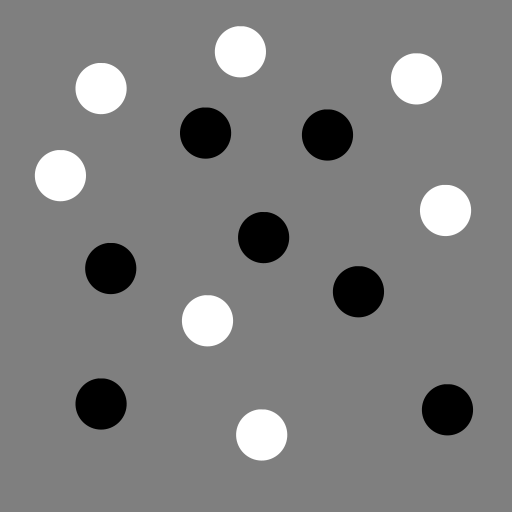
#> input picture Mikkel/week2/week_2_data/test_blob_uniform.png, 512 x 512 px
$ jupyter execute 'Week 2 Exercises.ipynb'
#> lines starting #> are read from the running program, lines starting #| are printed output that depends on the picture
[cell 1]
import math
import cv2
import math
from matplotlib import pyplot as plt
import numpy as np
from scipy import ndimage

def g_kernel(t=3, s=5):
    filt = np.arange(np.ceil(-s*np.sqrt(t)),np.ceil(s*np.sqrt(t))+1)
    g = np.exp(-( (filt)**2 / ( 2.0 * t ) ) )/np.sqrt(t*2*np.pi)
    dg_2 = np.exp(-( (filt)**2 / ( 2.0 * t ) ) )/(np.sqrt(t*2*np.pi)*t)*(filt**2/t**2-1/t)
    return g, dg_2
im = cv2.imread("week_2_data/test_blob_uniform.png", cv2.IMREAD_GRAYSCALE)
#> im is the input picture: shape (512, 512); min 0, max 255, mean 127.1
im = im.astype(float)

[cell 2]
plt.imshow(im, cmap="gray")
plt.show()
g, dg_2 = g_kernel(t=25**2/2)
g, dg_2_2 = g_kernel(t=25**2/2)
# [8 lines of commented-out code are left out]

[cell 3]
Lxx = ndimage.filters.convolve1d(im, dg_2.transpose(), axis=1)
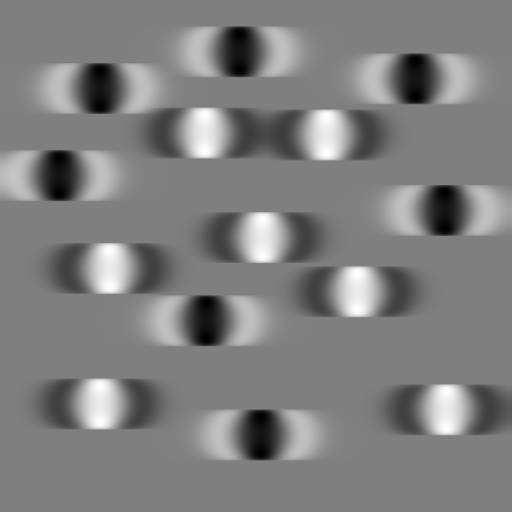
#> Lxx: shape (512, 512) float64; min -0.000634, max 0.000629, mean -5.93e-08; drawn with min black and max white
Lxx = ndimage.filters.convolve1d(Lxx, g, axis=0)
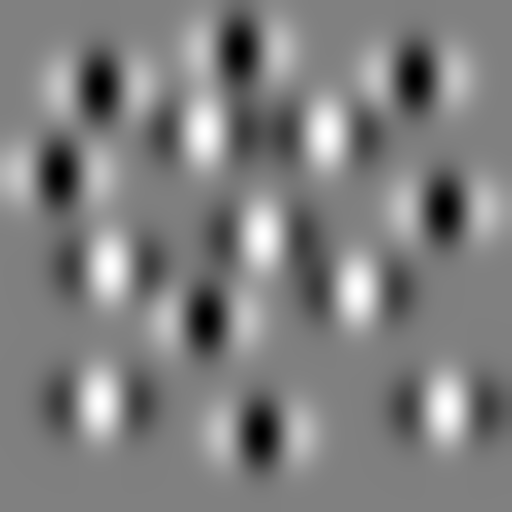
#> Lxx: shape (512, 512) float64; min -0.000482, max 0.000478, mean -5.93e-08; drawn with min black and max white
print(dg_2)
Lyy = ndimage.filters.convolve1d(im, dg_2, axis=0)
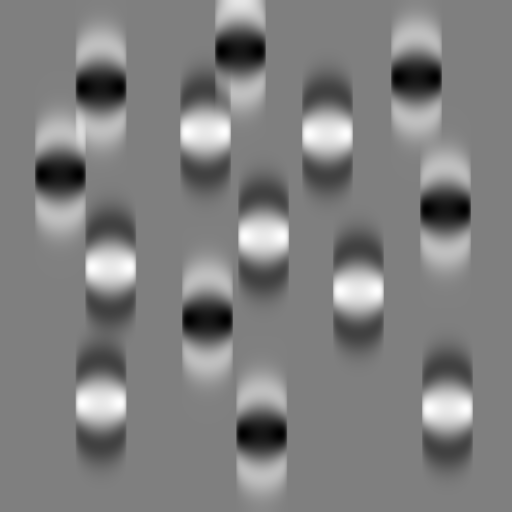
#> Lyy: shape (512, 512) float64; min -0.000638, max 0.000633, mean -9.1e-08; drawn with min black and max white
Lyy = ndimage.filters.convolve1d(Lyy, g.transpose(), axis=1)
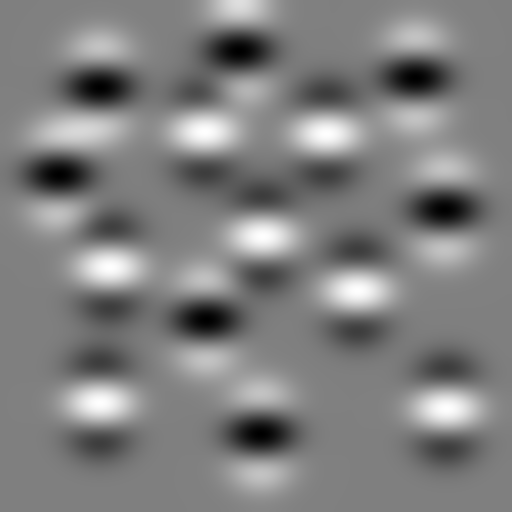
#> Lyy: shape (512, 512) float64; min -0.000482, max 0.000478, mean -9.1e-08; drawn with min black and max white

plt.imshow(Lxx, cmap="gray")
plt.show()
plt.imshow(Lyy, cmap="gray")
plt.show()
plt.imshow(Lyy+Lxx, cmap="gray")
plt.show()
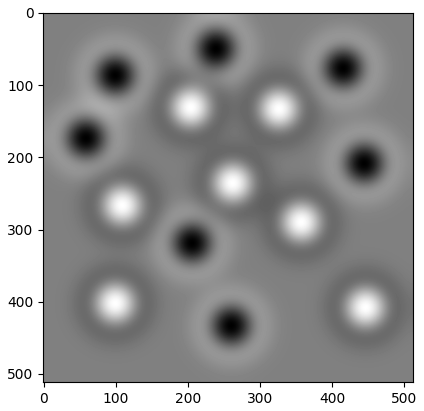
#> figure drawn by matplotlib, 1 panel

[cell 4]
def blobdetection(im):
    blob_im = np.empty(im.shape, dtype=float)
    blob_im.fill(np.average(blob_im))
    im_min = np.amin(im)
    im_max = np.amax(im)
    for i, row in enumerate(im):
        for j, col in enumerate(row):
            neighbours = []
            if j != 0:
                neighbours.append(im[i][j-1])
            if j != 0 and i != 0:
                neighbours.append(im[i-1][j-1])
            if j != len(row)-1 and i != 0:
                neighbours.append(im[i-1][j+1])
            if j != 0 and i != len(im)-1:
                neighbours.append(im[i+1][j-1])
            if j != len(row)-1 and i != len(im)-1:
                neighbours.append(im[i+1][j+1])
            if j != len(row)-1:
                neighbours.append(im[i][j+1])
            if i != 0:
                neighbours.append(im[i-1][j])
            if i != len(im)-1:
                neighbours.append(im[i+1][j])
            val = im[i][j]
            if val <= min(neighbours):
                blob_im[i][j] = -1
            elif val >= max(neighbours):
                blob_im[i][j] = 1
    blob_im = blob_im*np.average(blob_im)
    return blob_im


im_to_blob = Lxx+Lyy
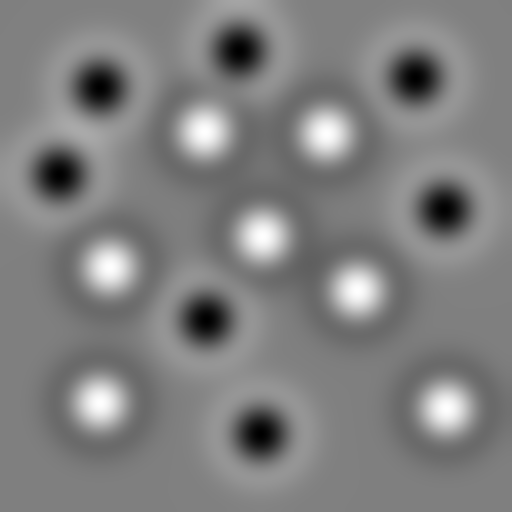
#> im_to_blob: shape (512, 512) float64; min -0.000964, max 0.000957, mean -1.5e-07; drawn with min black and max white
plt.imshow(im_to_blob, cmap="gray")
plt.show()
plt.imshow(blobdetection(im_to_blob), cmap="gray")
#> in blobdetection, `blob_im.fill(np.average(blob_im))`: blob_im: shape (512, 512) float64; every value is 0
#> in blobdetection, `im_min = np.amin(im)`: im_min = -0.000964
#> in blobdetection, `im_max = np.amax(im)`: im_max = 0.000957
#> after the loop in blobdetection, `for i, row in enumerate(im):`:
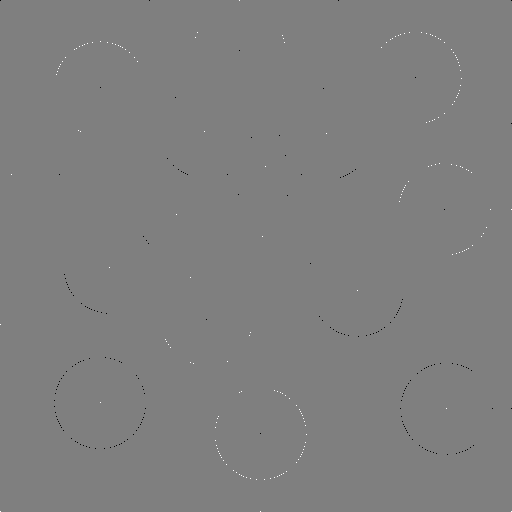
#> blob_im: shape (512, 512) float64; min -1, max 1, mean -3.43e-05; drawn with min black and max white
plt.show()

[cell 5]
from skimage import feature

center_min = feature.peak_local_max(-im_to_blob, min_distance=1, threshold_rel=0.9)
#> center_min = [[50, 239], [319, 206], [209, 444], [77, 415], [174, 59], [433, 260], [87, 100]]
center_max = feature.peak_local_max(im_to_blob, min_distance=1, threshold_rel=0.9)
#> center_max = [[131, 204], [236, 262], [267, 109], [290, 357], [408, 446], [133, 326], [402, 100]]
print(center_min)
#| [[ 50 239]
#|  [319 206]
#|  [209 444]
#|  [ 77 415]
#|  [174  59]
#|  [433 260]
#|  [ 87 100]]
fig = plt.figure(figsize=(9,6))
ax = fig.add_subplot(1,1,1)
im1 = ax.imshow(im, cmap='viridis')
ax.set_title('Image_with centers and circles')
ax.scatter(center_min[:,1], center_min[:,0], c='red', s=4)
ax.scatter(center_max[:,1], center_max[:,0], c='red', s=4)
for iCirc in range(len(center_min[:,1])):
    circ = plt.Circle((center_min[iCirc,1], center_min[iCirc,0]), 25, edgecolor='red', facecolor='None', fill=False)
    ax.add_artist(circ)
    circ = plt.Circle((center_max[iCirc,1], center_max[iCirc,0]), 25, edgecolor='red', facecolor='None', fill=False)
    ax.add_artist(circ)
#> this loop made 7 passes
fig.show()
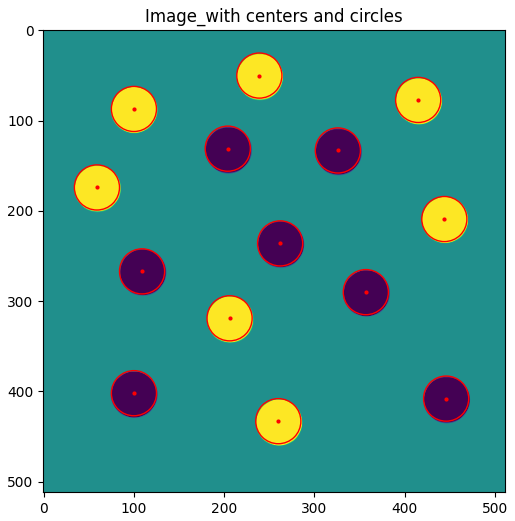
#> figure drawn by matplotlib, 1 panel
fig.tight_layout()
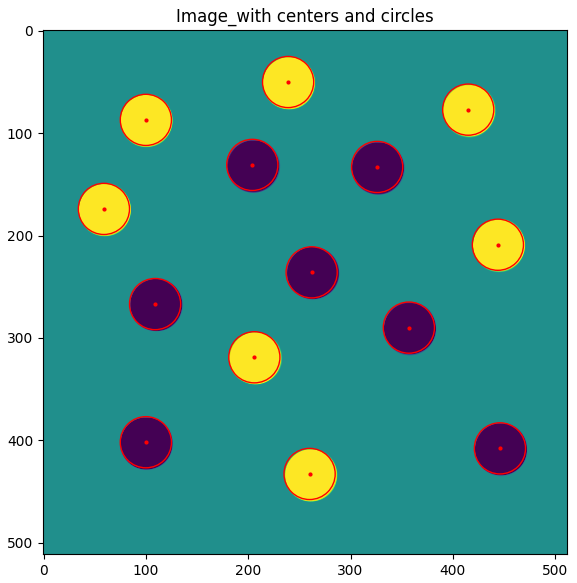
#> figure drawn by matplotlib, 1 panel
